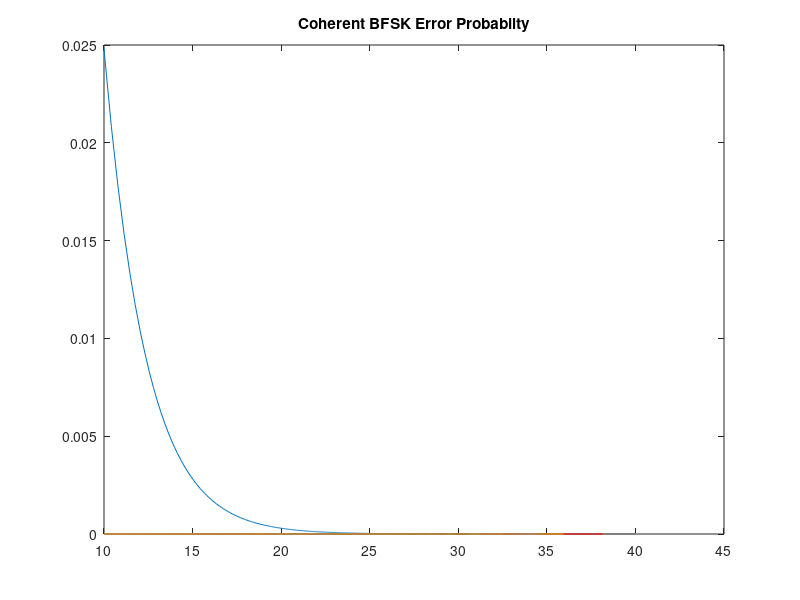

Write MATLAB code to recreate this figure.
clc
clear 
close all
gb=10;
L=1;
 for m=1:10
    L=L+1;
    for i=1:10000
        gb=gb+1;
        gamac=gb/L;
        p(i)=(1/((2*gamac)^L))*nchoosek((2*L-1),L);
    end
    gama=10:10009;
    plot(10*log10(gama),p);
    hold on
    title('Coherent BFSK Error Probabilty')
 end
